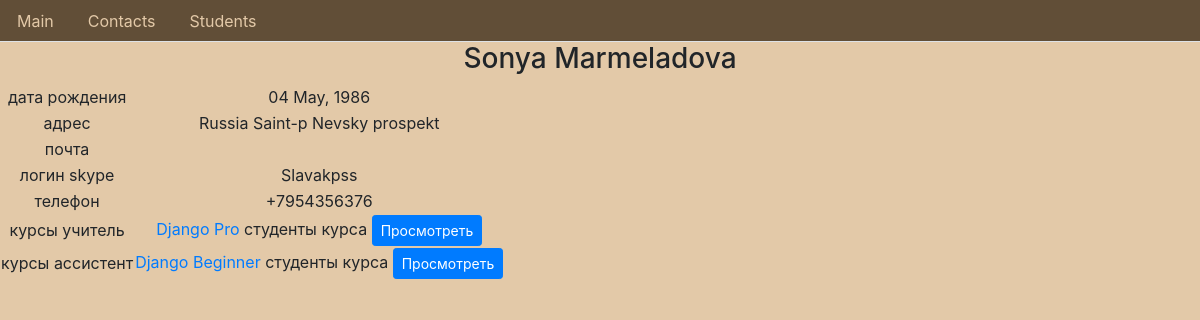
The app's page /coaches/Sonya Marmeladova/ with its own data.
### coaches/models.py (models this page shows, shortened)
class Coach(models.Model):
    user = models.OneToOneField(User, models.CASCADE)
    date_of_birth = models.DateField()
    gender = models.CharField(max_length=1, choices=(('m', 'Male'),('f', 'Female')))
    phone = models.CharField(max_length=11)
    address = models.CharField(max_length=50)
    skype = models.CharField(max_length=30)
    description = models.TextField()

### courses/models.py (models this page shows)
class Course(models.Model):
    name = models.CharField(max_length=50, unique=True)
    short_description = models.CharField(max_length=150)
    description = models.TextField()
    coach = models.ForeignKey(Coach, models.CASCADE, related_name='coach_courses', null='True', blank='True')
    assistant = models.ForeignKey(Coach, models.CASCADE, related_name='assistant_courses', null='True', blank='True')
    def __str__(self):
        return self.name

### coaches/views.py (the view)
# urls.py: path('<coach_name>/', views.detail, name='detail')
def detail(request, coach_name):
    coach_splitted = coach_name.split()
    coach = Coach.objects.get(user__first_name=coach_splitted[0], user__last_name=coach_splitted[1])
    coach_courses = coach.coach_courses.all()
    assistant_courses = coach.assistant_courses.all()
    context = {
        'coach':coach,
        'coach_courses':coach_courses,
        'assistant_courses':assistant_courses
    }
    return render(request, '../templates/coaches/detail.html', context)

### templates/coaches/detail.html (shortened to what this page needs)
{% extends "base.html" %}
{% block content %}
    <h3>{{ coach.user.first_name }} {{ coach.user.last_name }}</h3>
      <table>
        <tr><td>дата рождения</td><td>{{ coach.date_of_birth|date:"d F, Y" }}</td></tr>
        <tr><td>адрес</td><td>{{ coach.address }}</td></tr>
        <tr><td>почта</td><td>{{ coach.email }}</td></tr>
        <tr><td>логин skype</td><td>{{ coach.skype }}</td></tr>
        <tr><td>телефон</td><td>{{ coach.phone }}</td></tr>
        <tr>
          <td>курсы учитель</td>
          <td>
            {% for course in coach_courses %}
              <a href="{% url 'courses:detail' course %}">{{ course.name }}</a>
              студенты курса <a href="{% url 'courses:list_view_for_course' course.name %}"><button type="button" class="btn btn-primary btn-sm">Просмотреть</button></a><br />
            {% endfor %}
          </td>
        </tr>
        <tr>
          <td>курсы ассистент</td>
          <td>
            {% for course in assistant_courses %}
              <a href="{% url 'courses:detail' course %}">{{ course.name }}</a>
              студенты курса <a href="{% url 'courses:list_view_for_course' course.name %}"><button type="button" class="btn btn-primary btn-sm">Просмотреть</button></a><br />
            {% endfor %}
          </td>
        </tr>
      </table>
{% endblock content %}

### static/css/my_style.css (style rules this page uses)
body { background:#E3C9A8; text-align:center; }

### records on screen
Coach: user.first_name "Sonya", user.last_name "Marmeladova", date_of_birth "04 May, 1986", address "Russia Saint-p Nevsky prospekt", skype "Slavakpss", phone "+7954356376"
Course: name "Django Pro"
Course: name "Django Beginner"
